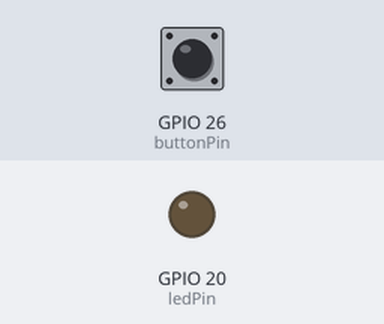
Recording of a program running on a simulated Raspberry Pi (BCM pin numbers). On the bench: output pins drawn as LEDs (lit = HIGH). The inputs (shaded band) are chosen by the test bench; at power-on: GPIO 26 (buttonPin) HIGH.

Above: at 1.2 s.
1.3 s: GPIO 26 (buttonPin) pulled LOW for 0.15 s
At 1.9 s:
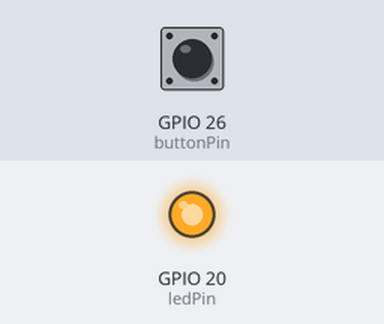
2.9 s: GPIO 26 (buttonPin) pulled LOW for 1 s
At 4.4 s:
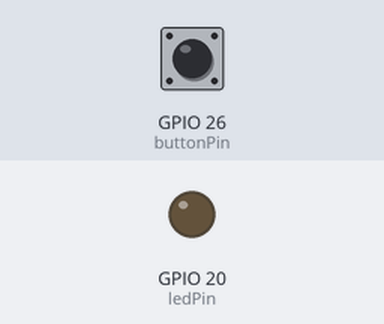
5.4 s: GPIO 26 (buttonPin) pulled LOW for 3.2 s
At 9.2 s:
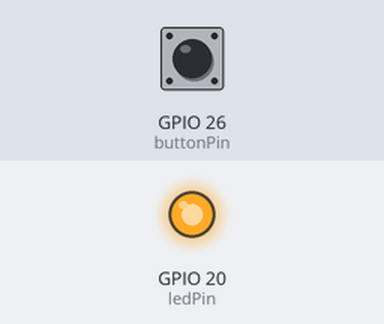
Timing chart, 0 to 10.7 s (numbered marks = the images above; inputs shaded):
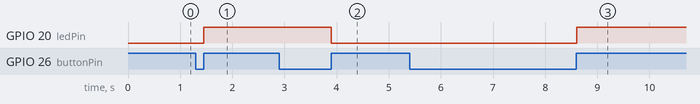

The program:

ledOnOff.py
```python
#Import modules
import RPi.GPIO as GPIO
import time

#Define variables
buttonPin = 26
ledPin = 20
ledOn = False
previous_input = 0


#Setup
GPIO.setmode(GPIO.BCM)
GPIO.setup(buttonPin, GPIO.IN, pull_up_down = GPIO.PUD_UP)
GPIO.setup(ledPin, GPIO.OUT)


#Loop
while (True):
	#get current input from the button
	input = GPIO.input(buttonPin)

	#if button is pressed check previous button state
	if ((not previous_input) and input):
		#turn the led ON/OFF
		GPIO.output(ledPin, ledOn)
		ledOn = not ledOn

	#Save last button state
	previous_input = input

	#Wait some tome to debounce the button
	time.sleep(0.05)
	
```

Measured:
- after the input at 1.3 s, GPIO 20 (ledPin): LOW → HIGH after 0.15 s
- after the input at 2.9 s, GPIO 20 (ledPin): HIGH → LOW after 1.0 s
- after the input at 5.4 s, GPIO 20 (ledPin): LOW → HIGH after 3.2 s
